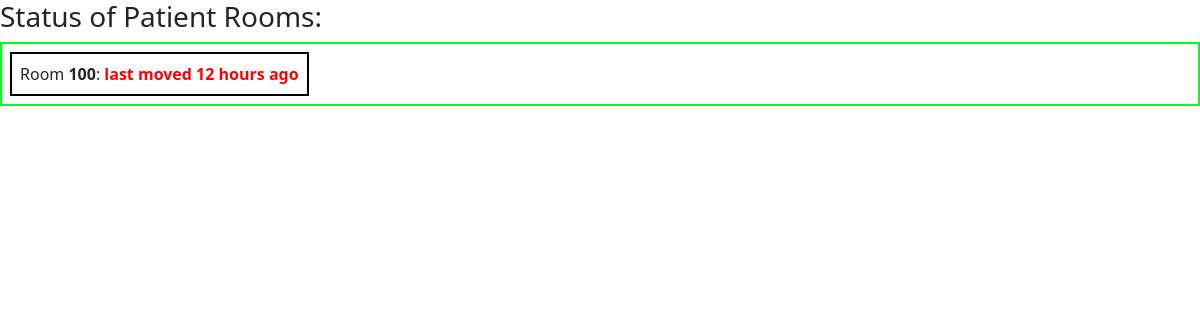
Before: / with the older database file.
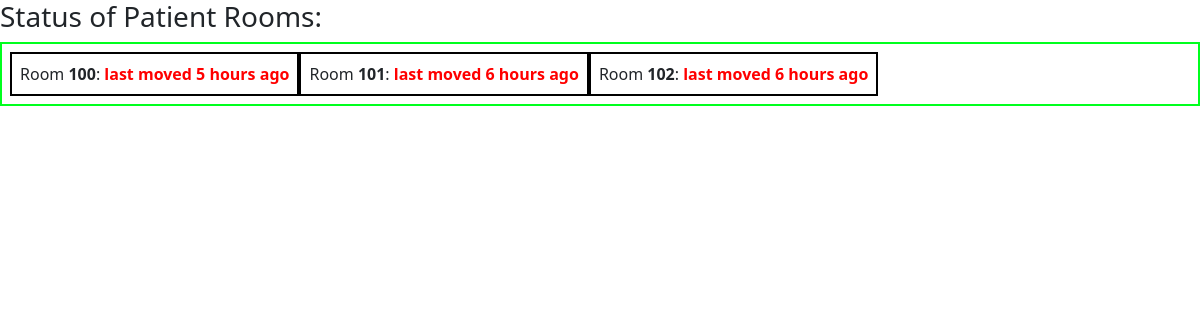
After: the same page with the newer database file.
### tables this page shows
CREATE TABLE rooms ( id TEXT PRIMARY KEY, last_moved TIMESTAMP );

### main.py (the view)
@app.route('/')
def index():
    room_ids = crud.list_rooms()
    rooms = []
    for _id in room_ids:
        room = crud.read(_id)
        rooms.append((room.room_id, room.need_move(), room.str_timedelta()))
    return render_template('index.html', rooms=rooms)

### crud.py (called while the page is built)
def read(room_id: str):
    with sqlite3.connect(DB_PATH, detect_types=sqlite3.PARSE_DECLTYPES | sqlite3.PARSE_COLNAMES) as conn:
        result = conn.execute('SELECT last_moved FROM rooms WHERE id=? LIMIT 1', (room_id,)).fetchone()
    return Room(room_id, result[0]) if result is not None else None

def list_rooms():
    with sqlite3.connect(DB_PATH, detect_types=sqlite3.PARSE_DECLTYPES | sqlite3.PARSE_COLNAMES) as conn:
        results = conn.execute('SELECT id FROM rooms').fetchall()
        return [r[0] for r in results] if results is not None else None

    def str_timedelta(self):
        delta = datetime.datetime.now() - self.last_moved
        return format_timedelta(delta, granularity='minute', locale='en_US')

    def need_move(self):
        return datetime.datetime.now() - self.last_moved > datetime.timedelta(hours=2)

### templates/index.html (shortened to what this page needs)
<!doctype html>
<html lang="en">
    <head>
        <link href="https://cdn.jsdelivr.net/npm/bootstrap@5.3.0-alpha1/dist/css/bootstrap.min.css" rel="stylesheet">
        <link href="{{ url_for('static', filename='rooms.css') }}" rel="stylesheet">
    </head>
    <body>
        <h3>Status of Patient Rooms:</h3>
        <ul>
            {% for room in rooms %}
            <li>Room <b>{{ room[0] }}</b>: <span class="{{ 'highlight' if room[1] }}">last moved {{ room[2] }} ago</span></li>
            {% endfor %}
        </ul>
    </body>
</html>

### static/rooms.css (style rules this page uses)
p, ul { border: 2px solid rgb(0, 255, 30); padding: .5em; }
.block, li { border: 2px solid rgb(0, 0, 0); padding: .5em; }
ul { display: flex; list-style: none; }
.highlight { color: red; font-weight: bold; }

Changed rows visible on the page:
changed rooms id 100: room "12 hours" → "5 hours"
added rooms: id "101", room "6 hours"
added rooms: id "102", room "6 hours"
